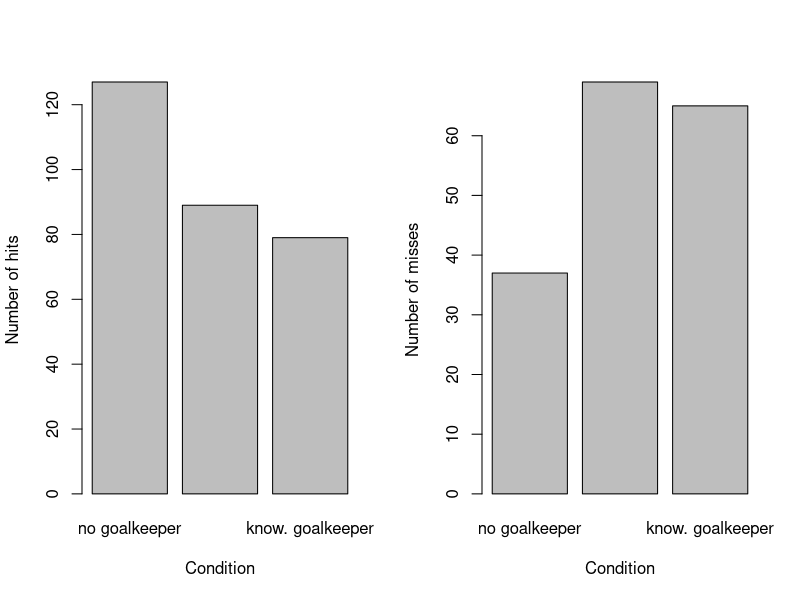
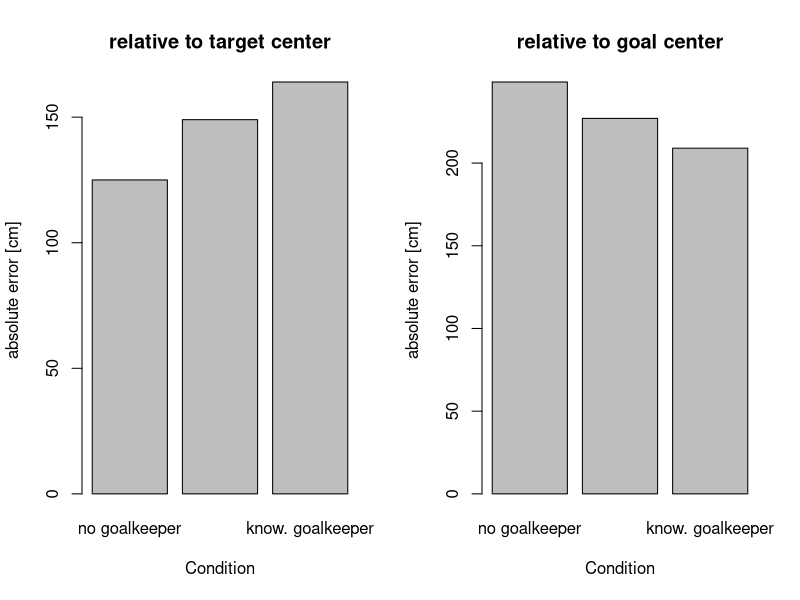

The R script that drew these images, in order:
## ---- chunk 1
# Data
conditions <- c("no goalkeeper", "goalkeeper", "know. goalkeeper")
hitNumber <- c(127, 89, 79)
missNumber <- c(37, 69, 65)

# Arrange two plots side by side
old_par <- par(no.readonly = TRUE)
par(mfrow = c(1, 2), mar = c(5, 4, 4, 2) + 0.1)

# Left plot
barplot(
    height = hitNumber,
    names.arg = conditions,
    xlab = "Condition",
    ylab = "Number of hits",
)

# Left plot
barplot(
    height = missNumber,
    names.arg = conditions,
    xlab = "Condition",
    ylab = "Number of misses",
)

# Reset graphics parameters
par(old_par)

## ---- chunk 2
# Data
conditions <- c("no goalkeeper", "goalkeeper", "know. goalkeeper")
aeTarget <- c(125, 149, 164)
aeCenter <- c(249, 227, 209)

# Arrange two plots side by side
old_par <- par(no.readonly = TRUE)
par(mfrow = c(1, 2), mar = c(5, 4, 4, 2) + 0.1)

# Left plot
barplot(
    height = aeTarget,
    names.arg = conditions,
    xlab = "Condition",
    ylab = "absolute error [cm]",
    main = "relative to target center"
)

# Left plot
barplot(
    height = aeCenter,
    names.arg = conditions,
    xlab = "Condition",
    ylab = "absolute error [cm]",
    main = "relative to goal center"
)

# Reset graphics parameters
par(old_par)

